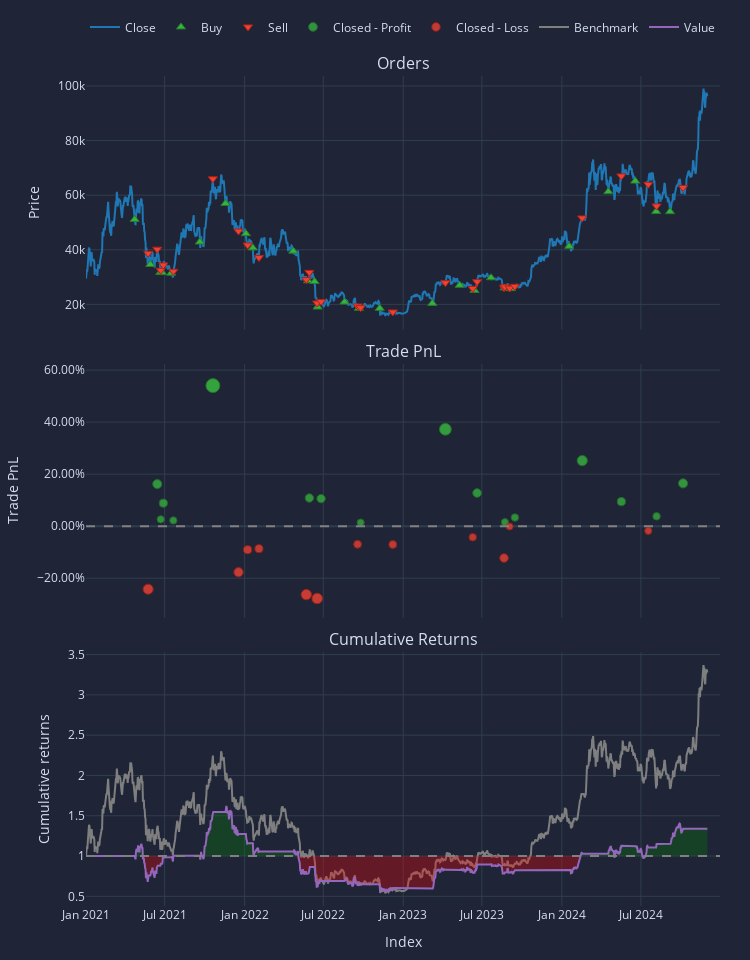

Here is the notebook cell this chart was saved with:
### Code cell
btc_rolling_low = btc.rolling(window=low_window).min()
btc_entry = btc < btc_rolling_low.shift(1)
btc_exit = btc_entry.vbt.fshift(holding_period)

btc_portfolio_low = vbt.Portfolio.from_signals(
    btc,
    entries=btc_entry,
    exits=btc_exit,
    sl_trail=0.05,
    init_cash=1000,
    freq='d'
)

btc_portfolio_low.plots().show()

btc_portfolio_low.stats()

### Figure 1 — Plotly figure (JSON) as saved in the notebook; plotly's stock layout.template omitted (floating-point values rounded to 4 significant figures; data arrays with more than 128 entries replaced by an {"elided": "..."} marker saying what was removed)
{"data": [{"legendgroup": "0", "line": {"color": "#1f77b4"}, "name": "Close", "showlegend": true, "type": "scatter", "uid": "33d60da2-8af7-46d4-926c-17939f76757c", "x": {"elided": "1430 str values"}, "xaxis": "x", "y": {"elided": "1430 float values"}, "yaxis": "y"}, {"customdata": [[0, 0.01957, 0], [2, 0.02188, 0], [4, 0.02779, 0], [6, 0.02855, 0], [8, 0.03129, 0], [10, 0.02345, 0], [12, 0.02717, 0], [14, 0.02774, 0], [16, 0.02846, 0], [18, 0.02678, 0], [20, 0.02722, 0], [22, 0.03045, 0], [24, 0.03277, 0], [26, 0.03301, 0], [28, 0.03456, 0], [30, 0.03505, 0], [32, 0.02966, 0], [34, 0.0307, 0], [36, 0.03159, 0], [38, 0.03006, 0], [40, 0.03016, 0], [42, 0.03065, 0], [44, 0.03091, 0], [46, 0.01993, 0], [48, 0.01681, 0], [50, 0.0173, 0], [52, 0.0205, 0], [54, 0.02129, 0]], "hovertemplate": "Order Id: %{customdata[0]}<br>Timestamp: %{x}<br>Price: %{y}<br>Size: %{customdata[1]:.6f}<br>Fees: %{customdata[2]:.6f}", "legendgroup": "1", "marker": {"color": "#37B13F", "line": {"color": "rgb(38,123,44)", "width": 1}, "size": 8, "symbol": "triangle-up"}, "mode": "markers", "name": "Buy", "type": "scatter", "uid": "0ffe4802-d789-4da9-b9bb-6877aba911d6", "x": ["2021-04-23T00:00:00+00:00", "2021-05-29T00:00:00+00:00", "2021-06-21T00:00:00+00:00", "2021-06-25T00:00:00+00:00", "2021-07-16T00:00:00+00:00", "2021-09-20T00:00:00+00:00", "2021-11-18T00:00:00+00:00", "2022-01-04T00:00:00+00:00", "2022-01-20T00:00:00+00:00", "2022-04-23T00:00:00+00:00", "2022-05-27T00:00:00+00:00", "2022-06-11T00:00:00+00:00", "2022-06-18T00:00:00+00:00", "2022-08-19T00:00:00+00:00", "2022-09-21T00:00:00+00:00", "2022-11-08T00:00:00+00:00", "2023-03-09T00:00:00+00:00", "2023-05-11T00:00:00+00:00", "2023-06-14T00:00:00+00:00", "2023-07-22T00:00:00+00:00", "2023-08-22T00:00:00+00:00", "2023-08-26T00:00:00+00:00", "2023-09-06T00:00:00+00:00", "2024-01-18T00:00:00+00:00", "2024-04-17T00:00:00+00:00", "2024-06-18T00:00:00+00:00", "2024-08-05T00:00:00+00:00", "2024-09-06T00:00:00+00:00"], "xaxis": "x", "y": [51090.0, 34620.0, 31680.0, 31640.0, 31420.0, 42840.0, 56940.0, 45900.0, 40680.0, 39490.0, 28630.0, 28360.0, 19020.0, 20880.0, 18550.0, 18540.0, 20360.0, 27000.0, 25120.0, 29770.0, 26030.0, 26010.0, 25750.0, 41260.0, 61280.0, 65140.0, 53990.0, 53950.0], "yaxis": "y"}, {"customdata": [[1, 0.01957, 0], [3, 0.02188, 0], [5, 0.02779, 0], [7, 0.02855, 0], [9, 0.03129, 0], [11, 0.02345, 0], [13, 0.02717, 0], [15, 0.02774, 0], [17, 0.02846, 0], [19, 0.02678, 0], [21, 0.02722, 0], [23, 0.03045, 0], [25, 0.03277, 0], [27, 0.03301, 0], [29, 0.03456, 0], [31, 0.03505, 0], [33, 0.02966, 0], [35, 0.0307, 0], [37, 0.03159, 0], [39, 0.03006, 0], [41, 0.03016, 0], [43, 0.03065, 0], [45, 0.03091, 0], [47, 0.01993, 0], [49, 0.01681, 0], [51, 0.0173, 0], [53, 0.0205, 0], [55, 0.02129, 0]], "hovertemplate": "Order Id: %{customdata[0]}<br>Timestamp: %{x}<br>Price: %{y}<br>Size: %{customdata[1]:.6f}<br>Fees: %{customdata[2]:.6f}", "legendgroup": "2", "marker": {"color": "#EA4335", "line": {"color": "rgb(181,31,18)", "width": 1}, "size": 8, "symbol": "triangle-down"}, "mode": "markers", "name": "Sell", "type": "scatter", "uid": "b6131756-2dc4-40ca-9a37-5dc864b886cd", "x": ["2021-05-24T00:00:00+00:00", "2021-06-14T00:00:00+00:00", "2021-06-22T00:00:00+00:00", "2021-06-28T00:00:00+00:00", "2021-07-21T00:00:00+00:00", "2021-10-20T00:00:00+00:00", "2021-12-18T00:00:00+00:00", "2022-01-08T00:00:00+00:00", "2022-02-03T00:00:00+00:00", "2022-05-23T00:00:00+00:00", "2022-05-30T00:00:00+00:00", "2022-06-17T00:00:00+00:00", "2022-06-26T00:00:00+00:00", "2022-09-18T00:00:00+00:00", "2022-09-25T00:00:00+00:00", "2022-12-08T00:00:00+00:00", "2023-04-08T00:00:00+00:00", "2023-06-10T00:00:00+00:00", "2023-06-20T00:00:00+00:00", "2023-08-21T00:00:00+00:00", "2023-08-23T00:00:00+00:00", "2023-09-03T00:00:00+00:00", "2023-09-15T00:00:00+00:00", "2024-02-17T00:00:00+00:00", "2024-05-17T00:00:00+00:00", "2024-07-18T00:00:00+00:00", "2024-08-06T00:00:00+00:00", "2024-10-06T00:00:00+00:00"], "xaxis": "x", "y": [38710.0, 40220.0, 32510.0, 34430.0, 32110.0, 65990.0, 46850.0, 41730.0, 37150.0, 29100.0, 31730.0, 20470.0, 21030.0, 19420.0, 18800.0, 17230.0, 27950.0, 25850.0, 28330.0, 26120.0, 26430.0, 25970.0, 26610.0, 51660.0, 67050.0, 63970.0, 56030.0, 62820.0], "yaxis": "y"}, {"customdata": [[1, 1, 122.6, 0.1618], [2, 2, 23.03, 0.02617], [3, 3, 79.84, 0.08839], [4, 4, 21.56, 0.02193], [5, 5, 542.8, 0.5403], [10, 10, 84.34, 0.1082], [12, 12, 65.86, 0.1057], [14, 14, 8.802, 0.01373], [16, 16, 225.0, 0.3725], [18, 18, 101.2, 0.1275], [20, 20, 12.06, 0.01537], [22, 22, 26.44, 0.03322], [23, 23, 207.3, 0.2521], [24, 24, 97.06, 0.09425], [26, 26, 41.87, 0.03784], [27, 27, 188.8, 0.1644]], "hovertemplate": "Exit Trade Id: %{customdata[0]}<br>Position Id: %{customdata[1]}<br>Exit Timestamp: %{x}<br>PnL: %{customdata[2]:.6f}<br>Return: %{customdata[3]:.2%}", "legendgroup": "3", "marker": {"color": "#37B13F", "line": {"color": "rgb(38,123,44)", "width": 1}, "opacity": [0.7946, 0.7569, 0.7742, 0.7557, 0.9, 0.7797, 0.779, 0.7534, 0.8533, 0.7851, 0.7539, 0.7588, 0.8198, 0.7758, 0.7601, 0.7954], "size": [9.083, 7.321, 8.129, 7.266, 14, 8.387, 8.353, 7.159, 11.82, 8.637, 7.18, 7.412, 10.26, 8.205, 7.472, 9.117], "symbol": "circle"}, "mode": "markers", "name": "Closed - Profit", "type": "scatter", "uid": "800b432e-e351-4f2d-b24b-6e078cf574d0", "x": ["2021-06-14T00:00:00+00:00", "2021-06-22T00:00:00+00:00", "2021-06-28T00:00:00+00:00", "2021-07-21T00:00:00+00:00", "2021-10-20T00:00:00+00:00", "2022-05-30T00:00:00+00:00", "2022-06-26T00:00:00+00:00", "2022-09-25T00:00:00+00:00", "2023-04-08T00:00:00+00:00", "2023-06-20T00:00:00+00:00", "2023-08-23T00:00:00+00:00", "2023-09-15T00:00:00+00:00", "2024-02-17T00:00:00+00:00", "2024-05-17T00:00:00+00:00", "2024-08-06T00:00:00+00:00", "2024-10-06T00:00:00+00:00"], "xaxis": "x2", "y": [0.1618, 0.02617, 0.08839, 0.02193, 0.5403, 0.1082, 0.1057, 0.01373, 0.3725, 0.1275, 0.01537, 0.03322, 0.2521, 0.09425, 0.03784, 0.1644], "yaxis": "y2"}, {"customdata": [[0, 0, -242.5, -0.2425], [6, 6, -274.3, -0.1773], [7, 7, -115.5, -0.09072], [8, 8, -100.3, -0.08667], [9, 9, -278.1, -0.2631], [11, 11, -240.2, -0.2782], [13, 13, -48.13, -0.06984], [15, 15, -45.83, -0.07053], [17, 17, -35.29, -0.04257], [19, 19, -109.6, -0.1225], [21, 21, -1.192, -0.001496], [25, 25, -20.18, -0.01791]], "hovertemplate": "Exit Trade Id: %{customdata[0]}<br>Position Id: %{customdata[1]}<br>Exit Timestamp: %{x}<br>PnL: %{customdata[2]:.6f}<br>Return: %{customdata[3]:.2%}", "legendgroup": "4", "marker": {"color": "#EA4335", "line": {"color": "rgb(181,31,18)", "width": 1}, "opacity": [0.8171, 0.7989, 0.7748, 0.7737, 0.8228, 0.827, 0.769, 0.7692, 0.7614, 0.7837, 0.75, 0.7546], "size": [10.13, 9.283, 8.159, 8.107, 10.4, 10.59, 7.888, 7.897, 7.534, 8.572, 7, 7.213], "symbol": "circle"}, "mode": "markers", "name": "Closed - Loss", "type": "scatter", "uid": "57df2e1e-2120-434f-8cb5-67e77cf50d4c", "x": ["2021-05-24T00:00:00+00:00", "2021-12-18T00:00:00+00:00", "2022-01-08T00:00:00+00:00", "2022-02-03T00:00:00+00:00", "2022-05-23T00:00:00+00:00", "2022-06-17T00:00:00+00:00", "2022-09-18T00:00:00+00:00", "2022-12-08T00:00:00+00:00", "2023-06-10T00:00:00+00:00", "2023-08-21T00:00:00+00:00", "2023-09-03T00:00:00+00:00", "2024-07-18T00:00:00+00:00"], "xaxis": "x2", "y": [-0.2425, -0.1773, -0.09072, -0.08667, -0.2631, -0.2782, -0.06984, -0.07053, -0.04257, -0.1225, -0.001496, -0.01791], "yaxis": "y2"}, {"legendgroup": "5", "line": {"color": "#7f7f7f"}, "name": "Benchmark", "showlegend": true, "type": "scatter", "uid": "35e60d76-5de5-48b0-ad75-578c9bf3b889", "x": {"elided": "1430 str values"}, "xaxis": "x3", "y": {"elided": "1430 float values"}, "yaxis": "y3"}, {"hoverinfo": "skip", "legendgroup": "6", "line": {"color": "rgba(0, 0, 0, 0)", "width": 0}, "opacity": 0, "showlegend": false, "type": "scatter", "uid": "112b4408-6174-454a-ae0b-a4d830720812", "x": {"elided": "1430 str values"}, "xaxis": "x3", "y": {"elided": "1430 int values"}, "yaxis": "y3"}, {"connectgaps": false, "fill": "tonexty", "fillcolor": "rgba(0, 128, 0, 0.3)", "hoverinfo": "skip", "legendgroup": "6", "line": {"color": "rgba(0, 0, 0, 0)", "width": 0}, "opacity": 0, "showlegend": false, "type": "scatter", "uid": "f1264615-c70d-4e2d-b09d-ade884d687e8", "x": {"elided": "1430 str values"}, "xaxis": "x3", "y": {"elided": "1430 float values"}, "yaxis": "y3"}, {"hoverinfo": "skip", "legendgroup": "6", "line": {"color": "rgba(0, 0, 0, 0)", "width": 0}, "opacity": 0, "showlegend": false, "type": "scatter", "uid": "0a04efa3-4f83-49bb-985f-5212e7c58ba0", "x": {"elided": "1430 str values"}, "xaxis": "x3", "y": {"elided": "1430 int values"}, "yaxis": "y3"}, {"connectgaps": false, "fill": "tonexty", "fillcolor": "rgba(255, 0, 0, 0.3)", "hoverinfo": "skip", "legendgroup": "6", "line": {"color": "rgba(0, 0, 0, 0)", "width": 0}, "opacity": 0, "showlegend": false, "type": "scatter", "uid": "ab554487-d296-4060-b25b-37f576d3459d", "x": {"elided": "1430 str values"}, "xaxis": "x3", "y": {"elided": "1430 float values"}, "yaxis": "y3"}, {"legendgroup": "7", "line": {"color": "#9467bd"}, "name": "Value", "showlegend": true, "type": "scatter", "uid": "7323932a-229f-4279-9def-aebbfc843438", "x": {"elided": "1430 str values"}, "xaxis": "x3", "y": {"elided": "1430 float values"}, "yaxis": "y3"}, {"hoverinfo": "skip", "legendgroup": "6", "line": {"color": "rgba(0, 0, 0, 0)", "width": 0}, "opacity": 0, "showlegend": false, "type": "scatter", "uid": "ed170f11-6ccf-4d6b-85e9-9773ca50ea30", "x": {"elided": "1430 str values"}, "xaxis": "x3", "y": {"elided": "1430 int values"}, "yaxis": "y3"}], "layout": {"annotations": [{"font": {"size": 16}, "showarrow": false, "text": "Orders", "x": 0.5, "xanchor": "center", "xref": "paper", "y": 1, "yanchor": "bottom", "yref": "paper"}, {"font": {"size": 16}, "showarrow": false, "text": "Trade PnL", "x": 0.5, "xanchor": "center", "xref": "paper", "y": 0.6528, "yanchor": "bottom", "yref": "paper"}, {"font": {"size": 16}, "showarrow": false, "text": "Cumulative Returns", "x": 0.5, "xanchor": "center", "xref": "paper", "y": 0.3056, "yanchor": "bottom", "yref": "paper"}], "height": 960, "legend": {"orientation": "h", "traceorder": "normal", "x": 1, "xanchor": "right", "y": 1.042, "yanchor": "bottom"}, "margin": {"b": 30, "l": 30, "r": 30, "t": 30}, "shapes": [{"line": {"color": "gray", "dash": "dash"}, "type": "line", "x0": 0, "x1": 1, "xref": "paper", "y0": 0, "y1": 0, "yref": "y2"}, {"line": {"color": "gray", "dash": "dash"}, "type": "line", "x0": 0, "x1": 1, "xref": "paper", "y0": 1, "y1": 1, "yref": "y3"}], "showlegend": true, "width": 750, "xaxis": {"anchor": "y", "domain": [0, 1], "matches": "x3", "showticklabels": false}, "xaxis2": {"anchor": "y2", "domain": [0, 1], "matches": "x3", "showticklabels": false}, "xaxis3": {"anchor": "y3", "domain": [0, 1], "title": {"text": "Index"}}, "yaxis": {"anchor": "x", "domain": [0.6944, 1], "title": {"text": "Price"}}, "yaxis2": {"anchor": "x2", "domain": [0.3472, 0.6528], "tickformat": ".2%", "title": {"text": "Trade PnL"}}, "yaxis3": {"anchor": "x3", "domain": [0, 0.3056], "title": {"text": "Cumulative returns"}}}}
